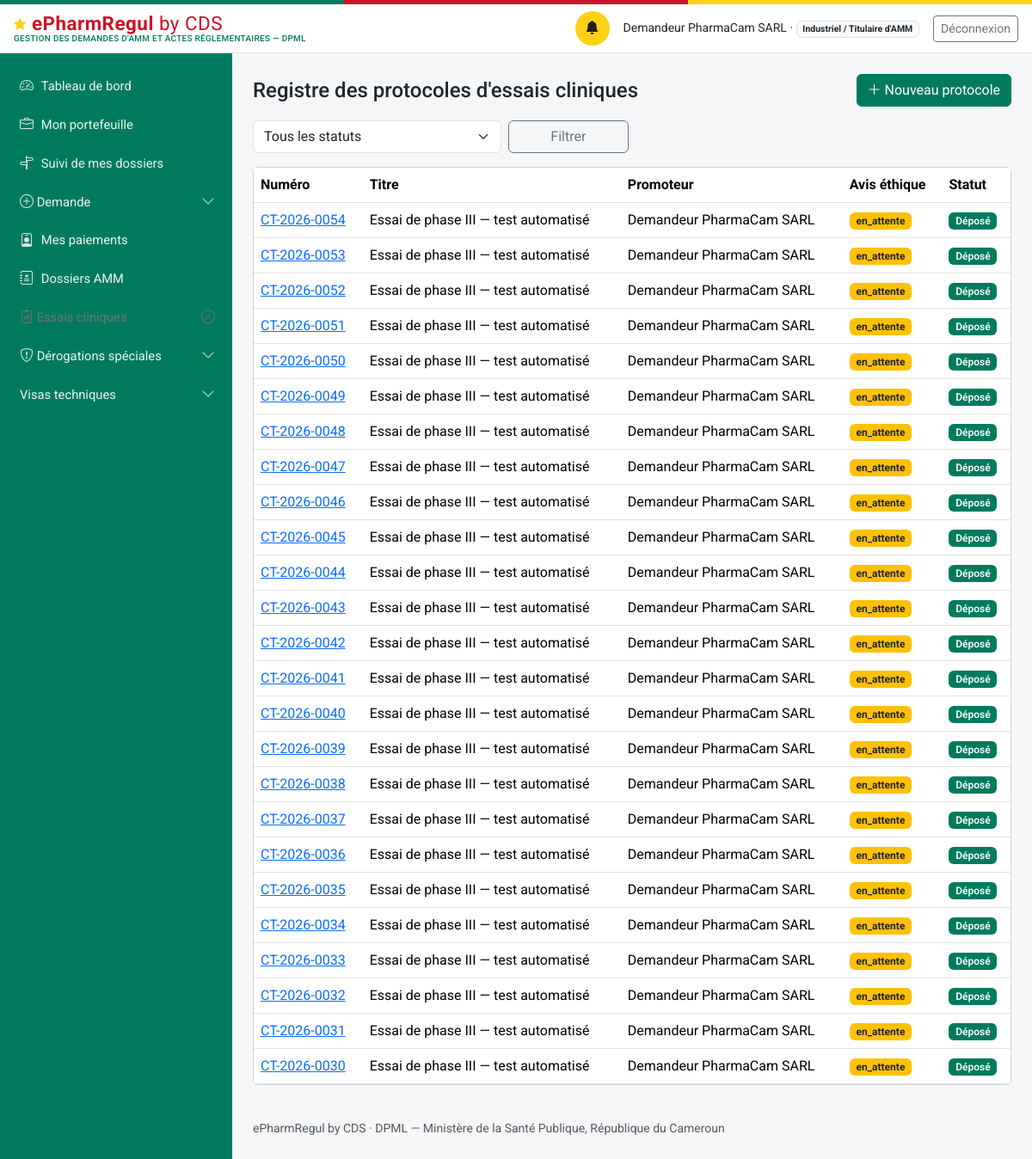
/protocoles (signed in), run on the app's committed database.
### models.py (models this page shows, shortened)
class Personne(db.Model):
    id = db.Column(db.Integer, primary_key=True)
    nom_complet = db.Column(db.String(200), nullable=False)
    email = db.Column(db.String(150), unique=True, nullable=False)  # identifiant de connexion
    password_hash = db.Column(db.String(255), nullable=False)
    role_systeme = db.Column(db.String(50), nullable=False)
    etablissement_rattachement_id = db.Column(db.Integer, db.ForeignKey("etablissement.id"), nullable=True)
    contact = db.Column(db.String(200))
    statut_compte = db.Column(db.String(20), nullable=False, default="actif")
    date_creation = db.Column(db.DateTime, default=datetime.utcnow)
    date_inscription = db.Column(db.DateTime, nullable=True)
    date_decision = db.Column(db.DateTime, nullable=True)
    decide_par_id = db.Column(db.Integer, db.ForeignKey("personne.id"), nullable=True)
    etablissement = db.relationship("Etablissement", foreign_keys=[etablissement_rattachement_id])
    decide_par = db.relationship("Personne", remote_side=[id],
                                 foreign_keys=[decide_par_id])
    @property
    def role_label(self):
        from permissions import ROLES
        return ROLES.get(self.role_systeme, self.role_systeme)
    @property
    def niveau(self):
        from permissions import niveau
        return niveau(self)
    @property
    def est_externe(self):
        from permissions import est_externe
        return est_externe(self.role_systeme)

class ProtocoleEssaiClinique(db.Model):
    id = db.Column(db.Integer, primary_key=True)
    numero = db.Column(db.String(30), unique=True, nullable=False)  # CT-{annee}-{seq4}
    titre = db.Column(db.String(300), nullable=False)
    promoteur_id = db.Column(db.Integer, db.ForeignKey("personne.id"), nullable=False)
    produit_etudie_id = db.Column(db.Integer, db.ForeignKey("produit.id"), nullable=True)
    reference_comite_ethique = db.Column(db.String(150), nullable=True)
    statut_avis_ethique = db.Column(db.String(20), nullable=False, default="en_attente")
    statut = db.Column(db.String(30), nullable=False, default="depose")
    motif_decision = db.Column(db.Text, nullable=True)
    date_depot = db.Column(db.DateTime, nullable=True)
    date_decision = db.Column(db.DateTime, nullable=True)
    date_validite = db.Column(db.Date, nullable=True)
    date_limite_reponse_complement = db.Column(db.DateTime, nullable=True)
    amendements_json = db.Column(db.Text, default="[]")
    rapports_etape_json = db.Column(db.Text, default="[]")
    date_creation = db.Column(db.DateTime, default=datetime.utcnow)
    date_maj = db.Column(db.DateTime, default=datetime.utcnow, onupdate=datetime.utcnow)
    promoteur = db.relationship("Personne", foreign_keys=[promoteur_id])
    produit_etudie = db.relationship("Produit", foreign_keys=[produit_etudie_id])
    sites_investigation = db.relationship("Etablissement", secondary="protocole_site", lazy="subquery")
    @property
    def amendements(self):
        return json.loads(self.amendements_json or "[]")
    @property
    def rapports_etape(self):
        return json.loads(self.rapports_etape_json or "[]")

### routes_ct.py (the view)
@ct_bp.route("/protocoles")
@login_required
def registre():
    executer_verifications_delais_ct()
    u = current_user()
    q = ProtocoleEssaiClinique.query
    if u.role_systeme in ("demandeur_externe", "promoteur_essai"):
        import espace_industriel as esp
        q = q.filter(ProtocoleEssaiClinique.promoteur_id.in_(
            esp.personnes_de_la_societe(u)))
    elif u.role_systeme not in ROLES_CT_INTERNES:
        abort(403)
    statut = request.args.get("statut", "")
    if statut:
        q = q.filter_by(statut=statut)
    protocoles = q.order_by(ProtocoleEssaiClinique.date_creation.desc()).all()
    return render_template("essais_cliniques/registre.html", protocoles=protocoles, statut=statut)

### auth.py (called while the page is built)
def current_user():
    uid = session.get("user_id")
    if not uid:
        return None
    return db.session.get(Personne, uid)

def login_required(view):
    @wraps(view)
    def wrapped(*a, **kw):
        if not current_user():
            return redirect(url_for("login", next=request.path))
        return view(*a, **kw)
    return wrapped

### delais.py (called while the page is built, shortened)
def get_parametre(module, cle, default=None):
    p = ParametreModule.query.filter_by(module=module, cle=cle).first()
    return p.valeur if p else default

def executer_verifications_delais_ct():
    from workflow_ct import cloturer_si_delai_depasse
    from models import ProtocoleEssaiClinique
    for protocole in ProtocoleEssaiClinique.query.filter_by(statut="complement_requis").all():
        cloturer_si_delai_depasse(protocole)
    rappel_jours = int(get_parametre("CT", "rappel_rapport_etape_j_avant", default=15))
    db.session.commit()

### espace_industriel.py (called while the page is built)
def personnes_de_la_societe(user):
    if user is None:
        return []
    if not user.etablissement_rattachement_id:
        return [user.id]
    return [p.id for p in Personne.query.filter_by(
        etablissement_rattachement_id=user.etablissement_rattachement_id).all()]

### matrice_acces.py (called while the page is built, shortened)
def profil(utilisateur):
    if utilisateur is None:
        return None
    return PROFILS_DEMANDEUR.get(utilisateur.role_systeme)

def acte_concerne(utilisateur, code_acte):
    fiche = profil(utilisateur)
    if fiche is None:
        return True
    return code_acte in fiche["actes"]

def motif_indisponible(utilisateur):
    fiche = profil(utilisateur)
    return MOTIF_HORS_PROFIL.format(
        profil=fiche["libelle"] if fiche else "—")

def _admis(entree, utilisateur, drapeaux):
    if utilisateur is None:
        return False
    role = utilisateur.role_systeme
    externe = est_externe(role)
    if externe:
        profils = entree.get("profils", ())
        if not profils:
            return False
        if "*" not in profils and "*externe*" not in profils \
                and role not in profils:
            return False
    condition = entree.get("condition")
    if condition and externe and not drapeaux.get(condition):
        return False
    return True

### paiements.py (called while the page is built)
def _representant_etablissement(etablissement_id):
    return (Personne.query
            .filter(Personne.etablissement_rattachement_id == etablissement_id,
                    Personne.role_systeme.in_(_PROFILS_REPRESENTANTS),
                    Personne.statut_compte == "actif")
            .first())

### templates/essais_cliniques/registre.html (shortened to what this page needs)
{% extends "base.html" %}
{% block content %}
<div class="d-flex justify-content-between align-items-center mb-3">
  <h4 class="mb-0">Registre des protocoles d'essais cliniques</h4>
  {% if current_user.role_systeme in ("demandeur_externe", "administrateur_dpml") %}
  <a href="{{ url_for('ct.nouveau') }}" class="btn btn-primary"><i class="bi bi-plus-lg"></i> Nouveau protocole</a>
  {% endif %}
</div>
<form method="get" class="row g-2 mb-3" role="search">
  <div class="col-md-4">
    <select class="form-select" id="statut" name="statut">
      <option value="">Tous les statuts</option>
    </select>
  </div>
  <div class="col-md-2"><button class="btn btn-outline-secondary w-100">Filtrer</button></div>
</form>
<div class="card">
  <div class="table-responsive">
    <table class="table table-hover align-middle mb-0">
      <thead><tr><th>Numéro</th><th>Titre</th><th>Promoteur</th><th>Avis éthique</th><th>Statut</th></tr></thead>
      <tbody>
        {% for p in protocoles %}
        <tr>
          <td><a href="{{ url_for('ct.fiche', id=p.id) }}">{{ p.numero }}</a></td>
          <td>{{ p.titre }}</td>
          <td>{{ p.promoteur.nom_complet }}</td>
          <td><span class="badge {{ 'bg-success' if p.statut_avis_ethique == 'favorable' else ('bg-danger' if p.statut_avis_ethique == 'defavorable' else 'bg-warning text-dark') }}">
            {{ p.statut_avis_ethique }}</span></td>
          <td><span class="badge bg-primary badge-statut">{{ STATUTS_CT.get(p.statut, p.statut) }}</span></td>
        </tr>
        {% else %}
        <tr><td colspan="5" class="text-center text-muted py-4">Aucun résultat ne correspond à ces critères.</td></tr>
        {% endfor %}
      </tbody>
    </table>
  </div>
</div>
{% endblock %}

### templates/base.html (shortened to what this page needs)
<!doctype html>
<html lang="fr">
<head>
<link href="https://cdn.jsdelivr.net/npm/bootstrap@5.3.3/dist/css/bootstrap.min.css" rel="stylesheet">
<link href="https://cdn.jsdelivr.net/npm/bootstrap-icons@1.11.3/font/bootstrap-icons.css" rel="stylesheet">
<link href="{{ url_for('static', filename='css/style.css') }}" rel="stylesheet">
</head>
<body>
<div class="sireph-flagbar" aria-hidden="true"><span></span><span></span><span></span></div>
<header class="sireph-topbar">
  <div class="container-fluid px-3 py-2 d-flex align-items-center justify-content-between">
    <div class="d-flex align-items-center gap-2">
      <a class="sireph-brand" href="{{ current_user and url_for('dashboard') or url_for('login') }}">
        <i class="bi bi-star-fill"></i> ePharmRegul <span class="fw-normal">by CDS</span>
        <small>Gestion des demandes d'AMM et actes réglementaires — DPML</small>
      </a>
    </div>
    {% if current_user %}
    <div class="d-flex align-items-center gap-3">
      <a href="{{ url_for('notifications_liste') }}" class="sireph-icon-btn" title="Notifications" aria-label="Notifications">
        <i class="bi bi-bell-fill"></i>
      </a>
      <span class="small d-none d-md-inline">{{ current_user.nom_complet }} ·
        <span class="badge bg-light text-dark border">{{ current_user.role_label }}</span></span>
      <a href="{{ url_for('logout') }}" class="btn btn-sm btn-outline-secondary">Déconnexion</a>
    </div>
    {% endif %}
  </div>
</header>
<div class="sireph-layout">
  {% if current_user %}
  <nav id="sireph-sidebar" class="offcanvas-lg offcanvas-start sireph-sidebar" tabindex="-1"
       aria-label="Navigation principale">
    <div class="offcanvas-body d-flex flex-column p-0">
      <ul class="nav nav-pills flex-column">
        {% for e in menu %}
        {% if e.enfants %}
        <li class="nav-item">
          <a class="nav-link d-flex align-items-center justify-content-between
                    {{ 'active' if e.actif }} {{ 'disabled text-secondary' if not e.accessible }}"
             {% if e.accessible %}
             data-bs-toggle="collapse" href="#groupe-{{ e.code }}" role="button"
             aria-expanded="{{ 'true' if e.ouvert else 'false' }}"
             aria-controls="groupe-{{ e.code }}"
             {% else %}
             href="#" tabindex="-1" aria-disabled="true"
             title="{{ e.motif }}" data-bs-toggle="tooltip"
             onclick="return false;"
             {% endif %}>
            <span><i class="bi {{ e.icone }}"></i> {{ e.libelle }}</span>
            {% if e.accessible %}
            <i class="bi bi-chevron-down small sireph-chevron"></i>
            {% else %}
            <i class="bi bi-slash-circle small" aria-hidden="true"></i>
            {% endif %}
          </a>
        </li>
        {% else %}
        <li class="nav-item">
          <a class="nav-link {{ 'active' if e.actif }}
                    {{ 'disabled text-secondary' if not e.accessible }}"
             {% if e.accessible %}href="{{ e.href }}"
             {% else %}href="#" tabindex="-1" aria-disabled="true"
             title="{{ e.motif }}" data-bs-toggle="tooltip"
             onclick="return false;"{% endif %}>
            <i class="bi {{ e.icone }}"></i> {{ e.libelle }}
          </a>
        </li>
        {% endif %}
        {% endfor %}
      </ul>
    </div>
  </nav>
  {% endif %}
  <main id="contenu-principal" class="sireph-content">
    {% block content %}{% endblock %}
    <footer class="text-muted small py-4 mt-3">
      ePharmRegul by CDS · DPML — Ministère de la Santé Publique, République du Cameroun
    </footer>
  </main>
</div>
</body>
</html>

### static/css/style.css (style rules this page uses)
:root { --cm-green: #007a5e; --cm-green-dark: #00553f; --cm-red: #ce1126; --cm-yellow: #fcd116; }
body { background-color: #f4f6f8; font-family: "Roboto", -apple-system, BlinkMacSystemFont, "Segoe UI", Arial, sans-serif; }
.sireph-flagbar { height: 5px; display: flex; }
.sireph-flagbar span { flex: 1 1 0; }
.sireph-flagbar span:nth-child(1) { background-color: var(--cm-green); }
.sireph-flagbar span:nth-child(2) { background-color: var(--cm-red); }
.sireph-flagbar span:nth-child(3) { background-color: var(--cm-yellow); }
.sireph-topbar { background-color: #ffffff; border-bottom: 1px solid #e2e6ea; }
.sireph-brand { font-weight: 700; font-size: 1.4rem; color: var(--cm-red); letter-spacing: 0.5px; text-decoration: none; line-height: 1.1; }
.sireph-brand .bi-star-fill { color: var(--cm-yellow); font-size: 0.9rem; vertical-align: 2px; }
.sireph-brand small { display: block; font-size: 0.62rem; font-weight: 500; color: var(--cm-green); letter-spacing: 0.3px; text-transform: uppercase; }
.sireph-icon-btn { width: 40px; height: 40px; border-radius: 50%; display: inline-flex; align-items: center; justify-content: center; color: #1c1c1c; background-color: var(--cm-yellow); border: none; text-decoration: none; }
.sireph-layout { display: flex; align-items: stretch; min-height: calc(100vh - 63px); }
.sireph-sidebar { background-color: var(--cm-green) !important; width: 270px; flex-shrink: 0; padding: 1rem 0; }
.sireph-sidebar .nav-link { color: rgba(255, 255, 255, 0.92); padding: 0.65rem 1.25rem; border-left: 3px solid transparent; border-radius: 0; font-size: 0.92rem; display: flex; align-items: center; gap: 0.55rem; }
.sireph-sidebar .nav-link i { font-size: 1rem; opacity: 0.9; }
.sireph-content { flex: 1 1 auto; min-width: 0; padding: 1.5rem; }
.badge-statut { font-weight: 600; }
.btn-primary { --bs-btn-bg: var(--cm-green); --bs-btn-border-color: var(--cm-green); --bs-btn-hover-bg: var(--cm-green-dark); --bs-btn-hover-border-color: var(--cm-green-dark); --bs-btn-active-bg: var(--cm-green-dark); }
.badge.bg-primary { background-color: var(--cm-green) !important; }

### data on the page
Personne: nom_complet "Demandeur PharmaCam SARL", role_label "Industriel / Titulaire d'AMM"
ProtocoleEssaiClinique: numero "CT-2026-0054", titre "Essai de phase III — test automatisé", promoteur.nom_complet "Demandeur PharmaCam SARL", statut_avis_ethique "en_attente", get "Déposé"
ProtocoleEssaiClinique: numero "CT-2026-0053", titre "Essai de phase III — test automatisé", promoteur.nom_complet "Demandeur PharmaCam SARL", statut_avis_ethique "en_attente", get "Déposé"
ProtocoleEssaiClinique: numero "CT-2026-0052", titre "Essai de phase III — test automatisé", promoteur.nom_complet "Demandeur PharmaCam SARL", statut_avis_ethique "en_attente", get "Déposé"
ProtocoleEssaiClinique: numero "CT-2026-0051", titre "Essai de phase III — test automatisé", promoteur.nom_complet "Demandeur PharmaCam SARL", statut_avis_ethique "en_attente", get "Déposé"
ProtocoleEssaiClinique: numero "CT-2026-0050", titre "Essai de phase III — test automatisé", promoteur.nom_complet "Demandeur PharmaCam SARL", statut_avis_ethique "en_attente", get "Déposé"
ProtocoleEssaiClinique: numero "CT-2026-0049", titre "Essai de phase III — test automatisé", promoteur.nom_complet "Demandeur PharmaCam SARL", statut_avis_ethique "en_attente", get "Déposé"
ProtocoleEssaiClinique: numero "CT-2026-0048", titre "Essai de phase III — test automatisé", promoteur.nom_complet "Demandeur PharmaCam SARL", statut_avis_ethique "en_attente", get "Déposé"
ProtocoleEssaiClinique: numero "CT-2026-0047", titre "Essai de phase III — test automatisé", promoteur.nom_complet "Demandeur PharmaCam SARL", statut_avis_ethique "en_attente", get "Déposé"
ProtocoleEssaiClinique: numero "CT-2026-0046", titre "Essai de phase III — test automatisé", promoteur.nom_complet "Demandeur PharmaCam SARL", statut_avis_ethique "en_attente", get "Déposé"
ProtocoleEssaiClinique: numero "CT-2026-0045", titre "Essai de phase III — test automatisé", promoteur.nom_complet "Demandeur PharmaCam SARL", statut_avis_ethique "en_attente", get "Déposé"
ProtocoleEssaiClinique: numero "CT-2026-0044", titre "Essai de phase III — test automatisé", promoteur.nom_complet "Demandeur PharmaCam SARL", statut_avis_ethique "en_attente", get "Déposé"
ProtocoleEssaiClinique: numero "CT-2026-0043", titre "Essai de phase III — test automatisé", promoteur.nom_complet "Demandeur PharmaCam SARL", statut_avis_ethique "en_attente", get "Déposé"
ProtocoleEssaiClinique: numero "CT-2026-0042", titre "Essai de phase III — test automatisé", promoteur.nom_complet "Demandeur PharmaCam SARL", statut_avis_ethique "en_attente", get "Déposé"
ProtocoleEssaiClinique: numero "CT-2026-0041", titre "Essai de phase III — test automatisé", promoteur.nom_complet "Demandeur PharmaCam SARL", statut_avis_ethique "en_attente", get "Déposé"
ProtocoleEssaiClinique: numero "CT-2026-0040", titre "Essai de phase III — test automatisé", promoteur.nom_complet "Demandeur PharmaCam SARL", statut_avis_ethique "en_attente", get "Déposé"
ProtocoleEssaiClinique: numero "CT-2026-0039", titre "Essai de phase III — test automatisé", promoteur.nom_complet "Demandeur PharmaCam SARL", statut_avis_ethique "en_attente", get "Déposé"
ProtocoleEssaiClinique: numero "CT-2026-0038", titre "Essai de phase III — test automatisé", promoteur.nom_complet "Demandeur PharmaCam SARL", statut_avis_ethique "en_attente", get "Déposé"
ProtocoleEssaiClinique: numero "CT-2026-0037", titre "Essai de phase III — test automatisé", promoteur.nom_complet "Demandeur PharmaCam SARL", statut_avis_ethique "en_attente", get "Déposé"
ProtocoleEssaiClinique: numero "CT-2026-0036", titre "Essai de phase III — test automatisé", promoteur.nom_complet "Demandeur PharmaCam SARL", statut_avis_ethique "en_attente", get "Déposé"
ProtocoleEssaiClinique: numero "CT-2026-0035", titre "Essai de phase III — test automatisé", promoteur.nom_complet "Demandeur PharmaCam SARL", statut_avis_ethique "en_attente", get "Déposé"
ProtocoleEssaiClinique: numero "CT-2026-0034", titre "Essai de phase III — test automatisé", promoteur.nom_complet "Demandeur PharmaCam SARL", statut_avis_ethique "en_attente", get "Déposé"
ProtocoleEssaiClinique: numero "CT-2026-0033", titre "Essai de phase III — test automatisé", promoteur.nom_complet "Demandeur PharmaCam SARL", statut_avis_ethique "en_attente", get "Déposé"
ProtocoleEssaiClinique: numero "CT-2026-0032", titre "Essai de phase III — test automatisé", promoteur.nom_complet "Demandeur PharmaCam SARL", statut_avis_ethique "en_attente", get "Déposé"
ProtocoleEssaiClinique: numero "CT-2026-0031", titre "Essai de phase III — test automatisé", promoteur.nom_complet "Demandeur PharmaCam SARL", statut_avis_ethique "en_attente", get "Déposé"
ProtocoleEssaiClinique: numero "CT-2026-0030", titre "Essai de phase III — test automatisé", promoteur.nom_complet "Demandeur PharmaCam SARL", statut_avis_ethique "en_attente", get "Déposé"

### other printed values
{{ e.libelle }} "Tableau de bord" "Mon portefeuille" "Suivi de mes dossiers" "Mes paiements" "Dossiers AMM"
{{ e.libelle }} "Demande" "Essais cliniques" "Dérogations spéciales" "Visas techniques"
